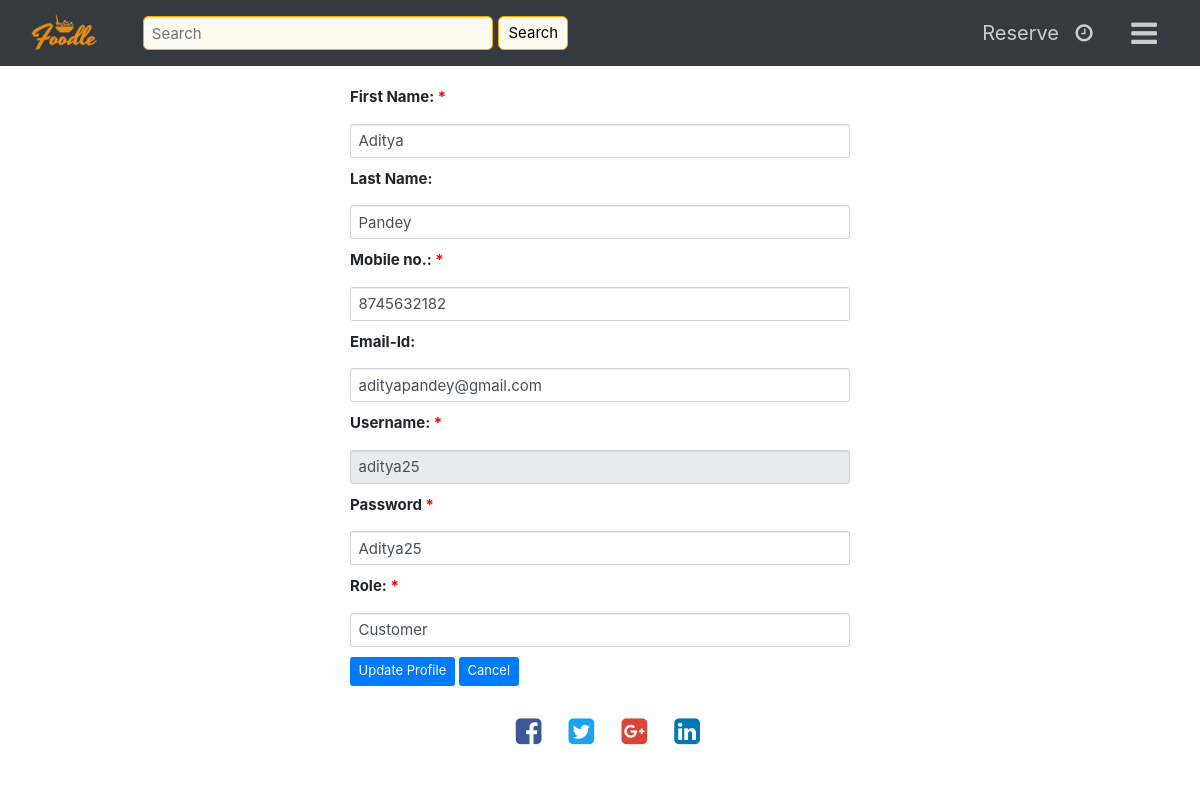
Page /profile_view.php?user_id=aditya25 (signed in) on the committed database.
### tables this page shows
CREATE TABLE `person` (
  `user_id` varchar(15) NOT NULL,
  `pwd` varchar(15) NOT NULL,
  `fname` varchar(15) NOT NULL,
  `lname` varchar(15) DEFAULT NULL,
  `email` varchar(25) NOT NULL,
  `contact` varchar(10) NOT NULL,
  `role` varchar(15) NOT NULL
);

### profile_view.php (the view, shortened to what this page needs)
<?php
include 'templates/header.php' ?>
<?php include 'templates/navbar.php' ?>
<?php
function addcss(){
    echo '<link rel="stylesheet" type="text/css" href="styles/forms.css">';
}?>
<?php
include 'templates/db-con.php';
if($_SESSION['role'] == 'admin')
	$user = $_GET['user_id'];
else
	$user = $_SESSION['uname'];
$sql = "SELECT * from person where user_id = '$user'";
$result = mysqli_query($conn, $sql);
$row = mysqli_fetch_assoc($result);
?>
<form id="profile" action="edit_profile.php"name="profile" method="post" style = "font-size: 15px; width: 500px; margin: 0 auto">
        <div class="form-group" style = "margin:10px 0px 10px; font-size: inherit;">
            <label for="fname">First Name:<span style="color : red"> * </span></label>
            <input type="text" class="form-control" "margin:10px 0px 10px; font-size: inherit;" name="fname" id="fname" value="<?php echo $row ['fname']; ?>" <?php if($_SESSION['role'] != 'admin') echo "readonly" ?> required pattern="[a-zA-z]+$">
            <label for="lname">Last Name:</label>
            <input type="text" class="form-control" "margin:10px 0px 10px; font-size: inherit;" name="lname" id="lname" value="<?php echo $row ['lname']; ?>" <?php if($_SESSION['role'] != 'admin') echo "readonly" ?> pattern="[A-Za-z]+$">
            <label for="contact">Mobile no.: <span style="color : red"> * </span></label>
            <input type="text" class="form-control" "margin:10px 0px 10px; font-size: inherit;" name="contact" id="contact" value="<?php echo $row ['contact']; ?>" <?php if($_SESSION['role'] != 'admin') echo "readonly" ?> required pattern="[0-9]{10}$">
            <label for="email">Email-Id:</label>
            <input type="email" class="form-control" "margin:10px 0px 10px; font-size: inherit;" name="email" id="email" aria-describedby="emailHelp" value="<?php echo $row ['email']; ?>" <?php if($_SESSION['role'] != 'admin') echo "readonly" ?>>
            <label for="fname">Username:<span style="color : red"> * </span></label>
            <input type="text" class="form-control" "margin:10px 0px 10px; font-size: inherit;" name="uname" value="<?php echo $row ['user_id']; ?>" readonly>
            <label for="pwd">Password<span style="color : red"> * </span></label>
            <input type="text" class="form-control" "margin:10px 0px 10px; font-size: inherit;" name="pwd" id="pwd" value="<?php echo $row ['pwd']; ?>" <?php if($_SESSION['role'] != 'admin') echo "readonly" ?> required minlength="8">
			<?php if($_SESSION['role']=='admin')
	echo 	'<label for="role">Role:<span style="color : red"> * </span></label>
            <input type="text" class="form-control" "margin:10px 0px 10px; font-size: inherit;" name="role" value="'.$row ['role'].'">'; ?>
            <div id = "editable" <?php if($_SESSION['role'] != 'admin') echo 'style = "display:none"' ?>>
                <button type="submit" id = "submit" class="btn btn-primary" style="font-size: 13px" onclick="edit_profile.php" >Update Profile</button>
                <button type="button" id = "cancel" class="btn btn-primary" style="font-size: 13px" onclick="location.reload()" >Cancel</button>
            </div>
        </div>
</form>
<?php include 'templates/footer.php' ?>

### styles/forms.css (style rules this page uses)
.form-group { margin: 10px 0px 10px; font-size: inherit; }
.form-control { margin: 10px 0px 10px; font-size: inherit; }

### rows in the picture
person: fname "Aditya", lname "Pandey", contact "8745632182", email "adityapandey@gmail.com", uname "aditya25", pwd "Aditya25", role "Customer"
